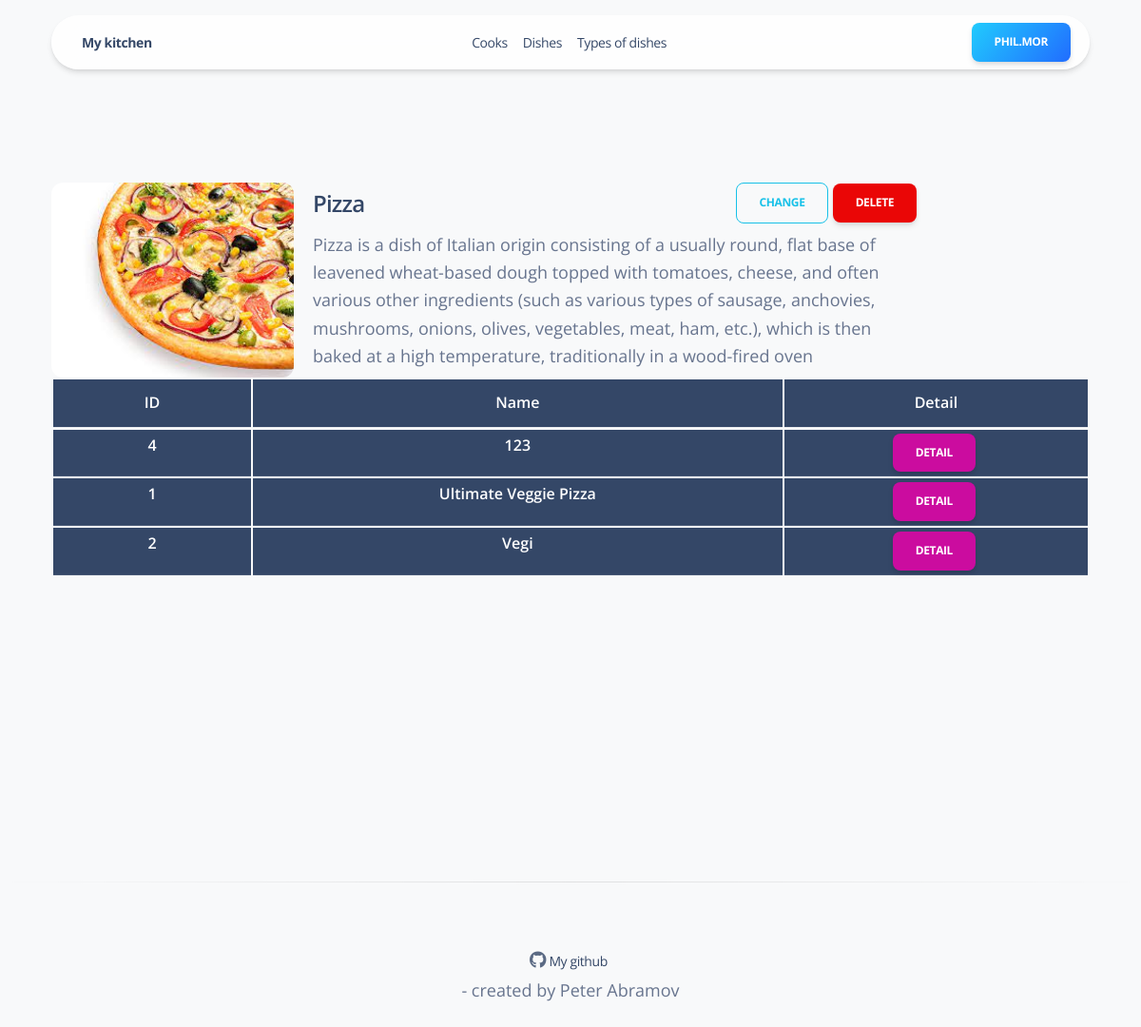
Screenshot of /types_of_dish/1/ (signed in) with the database file from the repository.
### cafe_kitchen/models.py (models this page shows, shortened)
class Cook(AbstractUser):
    years_of_experience = models.PositiveIntegerField(null=True, blank=True)
    bio = models.TextField(null=True, blank=True)
    image = models.ImageField(upload_to='avatar', blank=True, null=True)
    def get_absolute_url(self):
        return reverse('cafe_kitchen:cook-detail', args=[str(self.id)])
    class Meta:
        ordering = ['username']

class DishType(models.Model):
    name = models.CharField(max_length=255)
    description = models.TextField(blank=True, null=True)
    image = models.ImageField(upload_to='types_of_dish', blank=True, null=True)
    class Meta:
        verbose_name = "type of dish"
        verbose_name_plural = "types of dish"
        ordering = ['name']

class Dish(models.Model):
    name = models.CharField(max_length=255)
    description = models.TextField()
    price = models.DecimalField(max_digits=10, decimal_places=2)
    dish_type = models.ForeignKey(DishType, on_delete=models.CASCADE, related_name='dishes')
    cooks = models.ManyToManyField(settings.AUTH_USER_MODEL, related_name='dishes')
    image = models.ImageField(upload_to='dish', blank=True, null=True)
    class Meta:
        verbose_name_plural = "dishes"
        ordering = ['name']

### cafe_kitchen/views.py (the view)
# urls.py: path('types_of_dish/<int:pk>/', DishTypeDetailView.as_view(), name="type-of-dish-detail"),
class DishTypeDetailView(LoginRequiredMixin, DetailView):
    model = DishType
    template_name = 'cafe_kitchen/dish_type_detail.html'

### templates/cafe_kitchen/dish_type_detail.html (shortened to what this page needs)
{% extends 'base.html' %}
{% load static %}
{% block body %} class="blog-author bg-gray-100" {% endblock body %}
{% block header %}
  {% with cook=request.user %}
    {% include 'includes/navigation.html' %}
  {% endwith %}
{% endblock header %}
{% block content %}
  <section class="py-sm-7 py-5 position-relative">
    <div class="container">
      <div class="row">
        <div class="col-12 mx-auto">
          <div class="row py-lg-7 py-5">
            <div class="col-lg-3 col-md-5 position-relative my-auto">
              <img class="img border-radius-lg max-width-300 w-100 position-relative z-index-2" src="{{ object.image.url }}" alt="{{ dishtype.name }}">
            </div>
            <div class="col-lg-7 col-md-7 z-index-2 position-relative px-md-2 px-sm-5 mt-sm-0 mt-4">
              <div class="d-flex justify-content-between align-items-center mb-2">
                <h4 class="mb-0">{{ dishtype.name}}</h4>
                <div class="d-block">
                  <a href="{% url 'cafe_kitchen:type-of-dish-update' pk=dishtype.id %}" class="btn btn-outline-info text-nowrap mb-0">Change</a>
                  <a href="{% url 'cafe_kitchen:type-of-dish-delete' pk=dishtype.id %}" class="btn btn-danger text-nowrap mb-0">Delete</a>
                </div>
              </div>
              <p class="text-lg mb-0">
                {{ dishtype.description }}
              </p>
            </div>
            <div class="container">
              {% if dishtype.dishes.all %}
                <table class="table table-sm table-dark">
                  <thead>
                    <tr>
                      <th class="text-center">ID</th>
                      <th class="text-center">Name</th>
                      <th class="text-center">Detail</th>
                    </tr>
                  </thead>
                  <tbody>
                  {% for dish in dishtype.dishes.all %}
                    <tr>
                      <th class="text-center">{{ dish.id }}  </th>
                      <th class="text-center">{{ dish.name }}  </th>
                      <th class="text-center"> <a href="#" class="btn btn-primary w-auto me-1 mb-0">Detail</a></th>
                    </tr>
                  {% endfor %}
                  </tbody>
                </table>
              {% else %}
                <div class="col-lg-7 text-center mx-auto">
                  <p class="lead text-muted mt-3">No dish types have been added yet</p>
                </div>
              {% endif %}
            </div>
          </div>
        </div>
      </div>
    </div>
  </section>
  {% endblock content %}

### templates/includes/navigation.html (shortened to what this page needs)
{% load static %}
<div class="container position-sticky z-index-sticky top-0">
  <div class="row">
    <div class="col-12">
      <nav
        class="navbar navbar-expand-lg blur blur-rounded top-0 z-index-fixed shadow-sm position-absolute my-3 py-2 start-0 end-0 mx-4">
        <div class="container-fluid px-0">
          <a class="navbar-brand font-weight-bolder ms-sm-3" href="{% url 'cafe_kitchen:index' %}">My kitchen</a>
          {% if request.user.is_authenticated %}
          <div class="collapse navbar-collapse justify-content-center w-100" id="navigation">
            <ul class="navbar-nav navbar-nav-hover justify-content-center w-100">
              <li class="nav-item">
                <a class="nav-link" href="{% url 'cafe_kitchen:cooks' %}">Cooks</a>
              </li>
              <li class="nav-item">
                <a class="nav-link" href="{% url 'cafe_kitchen:dishes' %}">Dishes</a>
              </li>
              <li class="nav-item">
                <a class="nav-link" href="{% url 'cafe_kitchen:types-of-dish'%} ">Types of dishes</a>
              </li>
              </ul>
          </div>
          <div class="row text-center">
            <div class="col-12 mx-auto">
              <a href="{{ user.get_absolute_url }}" class="btn bg-gradient-info w-auto me-1 mb-0">
                {{ user.username }}
              </a>
            </div>
          </div>
          {% else %}
            <div class="row text-center">
              <div class="col-12 mx-auto">
                <a href="{% url 'login' %}" class="btn bg-gradient-info w-auto me-1 mb-0">Login</a>
              </div>
            </div>
          {% endif %}
        </div>
      </nav>
    </div>
  </div>
</div>

### rows the page displays
Cook: username "PHIL.MOR"
DishType: name (picture), name "Pizza", description "Pizza is a dish of Italian origin consisting of a usually round, flat base of leavened wheat-based dough topped with tomatoes, cheese, and often various other ingredients (such as various types of sausage, anchovies, mushrooms, onions, olives, vegetables, meat, ham, etc.), which is then baked at a high temperature, traditionally in a wood-fired oven"
Dish: id "4", name "123"
Dish: id "1", name "Ultimate Veggie Pizza"
Dish: id "2", name "Vegi"
